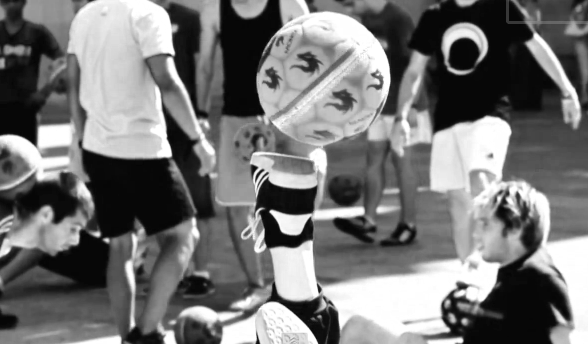
#> input picture mitad2/tareas/v2/salidaFILTRO.png, 588 x 344 px
$ python Main.py salidaFILTRO.png 5
#> lines starting #> are read from the running program, lines starting #| are printed output that depends on the picture; after the words box and inside, x2 and y2 are one past the last pixel; in counts of white or black regions, pixels touching at a corner belong together
### mitad2/tareas/v2/Procesamiento.py
import Image, numpy, math, random, ImageDraw

def sobel():
	return ([[-1, 0, 1], [-2, 0, 2], [-1, 0, 1]], \
 			[[1, 2, 1], [0, 0, 0], [-1, -2, -1]])

def obtenerVecinos(x, y, ancho, alto, imagenOriginal):
	vecindad = numpy.zeros((3,3))
	for my in range(y-1, y+2):
		for mx in range(x-1, x+2):
			if mx >= 0 and my >= 0 and mx < ancho and my < alto:
				vecindad[mx-(x-1), my-(y-1)] = imagenOriginal[mx, my][1]
	return vecindad

class Procesamiento:
	def __init__(self, nombreImagen):
#> called with nombreImagen = 'salidaFILTRO.png'
		self.imagen = Image.open(nombreImagen)
#> self.imagen is the input picture: PIL image 588x344 RGB; min 3, max 255, mean 117.5
		self.ancho = self.imagen.size[0]
#> self.ancho = 588
		self.alto = self.imagen.size[1]
#> self.alto = 344
		self.imagenOriginal = self.imagen.load()
		print self.imagen.format, self.imagen.size, self.imagen.mode
#| PNG (588, 344) RGB

	def setImagen(self, nombreImagen):
		self.imagen = Image.open(nombreImagen)
		return

	def aplicarGris(self, abrir, nombreImagenSalida="salidaGRIS.png"):
#> called with abrir = False, nombreImagenSalida = 'salidaGRIS.png'
		pixeles = self.imagen.load()
		print "Aplicando grises..."
		for x in range(self.ancho):
			for y in range(self.alto):
				(R, G, B) = pixeles[x, y]# obtenemos los bytes del pixel
				nuevoPixel = max(R, G, B) # el maximo
				pixeles[x, y] = (nuevoPixel, nuevoPixel, nuevoPixel)
		self.imagen.save(nombreImagenSalida)

		if abrir: #
			self.imagen.show()
		print "listo"
		return

	def aplicarUmbral(self, abrir, nombreImagenSalida="salidaUMBRAL.png"):
#> called with abrir = False, nombreImagenSalida = 'salidaUMBRAL.png'
		pixeles = self.imagen.load()
		print "Aplicando umbral..."
		for x in range(self.ancho):
			for y in range(self.alto):
				(R, G, B) = pixeles[x, y]
				nuevoPixel = max(R, G, B)
				if nuevoPixel < 120: # comparamos contra el umbral
					nuevoPixel = 0
				else:
					nuevoPixel = 255
				pixeles[x, y] = (nuevoPixel, nuevoPixel, nuevoPixel)
		self.imagen.save(nombreImagenSalida)
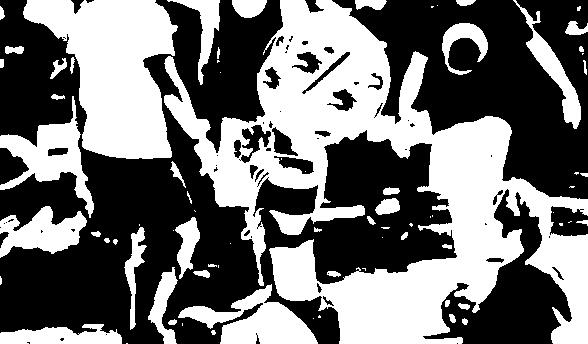
#> saved as salidaUMBRAL.png: PIL image 588x344 RGB; 44.5% white; 76 white regions (30 under 20 px), largest, box (x1, y1, x2, y2) and area: (164, 0, 588, 344) 54000, (23, 0, 178, 159) 14777, (178, 284, 318, 344) 3885

		if abrir:
			self.imagen.show()
		print "listo"
		return

	def aplicarFiltro(self, abrir, nombreImagenSalida="salidaFILTRO.png"):
#> called with abrir = False, nombreImagenSalida = 'salidaFILTRO.png'
		print "Aplicando filtro..."
		pixeles = self.imagen.load()


		for x in range(self.ancho):
			for y in range(self.alto):
				vecindad = list() # reiniciamos
				for mx in range(x-1, x+2):
					for my in range(y-1, y+2):
						if mx >= 0 and my >= 0 and mx < self.ancho and my < self.alto:
							vecindad.append(self.imagenOriginal[x, y][0])
				vecindad.sort()
				nuevoPixel =  vecindad[len(vecindad) / 2]
				pixeles[x, y] = (nuevoPixel, nuevoPixel, nuevoPixel)
		self.imagen.save(nombreImagenSalida)

		if abrir:
			self.imagen.show()
		print "listo"
		return

	def aplicarConvolucion(self, abrir, nombreImagenSalida="salidaCONVOLUCION.png"):
#> called with abrir = False, nombreImagenSalida = 'salidaCONVOLUCION.png'
		print "Aplicando convolucion..."
		sobX, sobY = sobel()
		pixeles = self.imagen.load()

		for x in range(self.ancho):
			for y in range(self.alto):
				vecindad = obtenerVecinos(x, y, self.ancho, self.alto, self.imagenOriginal)
				gx = sum(sum(vecindad * sobX))
				gy = sum(sum(vecindad * sobY))

				xm = (gx ** 2)
				ym = (gy ** 2)
				nuevoPixel = int(math.sqrt(xm + ym)) # pitagoras

				if nuevoPixel > 255:
					nuevoPixel = 255
				if nuevoPixel < 0:
					nuevoPixel = 0

				pixeles[x, y] = (nuevoPixel, nuevoPixel, nuevoPixel)
		self.imagen.save(nombreImagenSalida)
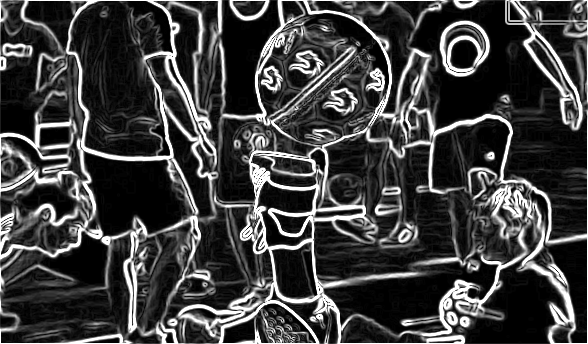
#> saved as salidaCONVOLUCION.png: PIL image 588x344 RGB; min 0, max 255, mean 63.8

		if abrir:
			self.imagen.show()
		print "listo"
		return

	def aplicarNormalizacion(self, abrir, nombreImagenSalida="salidaNORMALIZACION.png"):
#> called with abrir = False, nombreImagenSalida = 'salidaNORMALIZACION.png'
		print "Aplicando normaliazacion..."
		pixeles = self.imagen.load()

		valores = self.imagen.getextrema() # El minimo y maximo de la imagen
		MIN = valores[0]
		MAX = valores[0][1]
		for i in valores:
			if i[0] < MIN:
				MIN = i[0]
			if i[1] > MAX:
				MAX = i[1]
#> this loop made 1 pass
#> i on pass 1: (0, 255)

		rango = MAX - MIN
		prop = 255.0 / rango

		for y in range(self.alto):
			for x in range(self.ancho):
				nuevoPixel = int(math.floor(pixeles[x, y][1] - MIN) * prop)
				pixeles[x, y] = (nuevoPixel, nuevoPixel, nuevoPixel)

		self.imagen.save(nombreImagenSalida)
		if abrir:
			self.imagen.show()
		print "listo"
		return

	# [112 lines left out: functions aplicarBinarizacion, buscarObjetos, not called in this run]


### mitad2/tareas/v2/Main.py
from Procesamiento import Procesamiento
from Lineas import Lineas
from Circulo import Circulo
from sys import argv

abrir = False # para abrirla en una ventana la imagen obtenida

def main(nombreImagen, RANGO):
	# -------------- SABADO -------------------- #
	pro = Procesamiento(nombreImagen) # instanciamos
	# grises
	grises = pro.aplicarGris(abrir)
	# umbral
	pro.setImagen(nombreImagen) # receteamos
	pro.aplicarUmbral(abrir)
	# filtro
	pro.setImagen(nombreImagen) # receteamos
	pro.aplicarFiltro(abrir)
	# convolucion
	pro.setImagen("salidaFILTRO.png") # imagen base
	pro.aplicarConvolucion(abrir)
	# normalizacion
	pro.setImagen("salidaCONVOLUCION.png") # imagen base
	pro.aplicarNormalizacion(abrir)
	# binarizacion
	pro.setImagen("salidaNORMALIZACION.png") # imagen base
	pro.aplicarBinarizacion(abrir, RANGO)
	# buscar objetos y centro masa
	pro.setImagen("salidaBINARIZADA.png") # receteamos
	pro.buscarObjetos(abrir)

	# -------------- LINEAS --------------------- #
	# detectar lineas rectas
	lin = Lineas(nombreImagen) # instanciamos
	lin.detectarLineas(abrir)

	# ------------- CIRCULO --------------------- #
	# detectar circulos radio conocido
	#cir = Circulo(nombreImagen)
	#cir.detectarCirculos(abrir)
	# detectar circulos radio conocido
	#cir = Circulo(nombreImagen) # PENDIENTE
	#cir.detectarCirculosDesconocidos(abrir) # pendiente


######## PARAMATROS DEL PROGRAMA #######
# argv[1] =(string) nombre de la imagen
# argv[2] =(int) rango binarizacion - numero entre 0-255(mientras mas bajo bordes mas gruesos)
########################################
#> (the run stopped early here; a loop or call above may not have finished)
